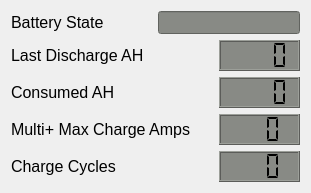
   <widget class="QWidget" name="layoutWidget">
    <property name="geometry">
     <rect>
      <x>390</x>
      <y>10</y>
      <width>291</width>
      <height>175</height>
     </rect>
    </property>
    <layout class="QGridLayout" name="gridLayout_3">
     <item row="0" column="0">
      <widget class="QLabel" name="Batt_State_Label">
       <property name="minimumSize">
        <size>
         <width>141</width>
         <height>23</height>
        </size>
       </property>
       <property name="font">
        <font>
         <pointsize>12</pointsize>
        </font>
       </property>
       <property name="text">
        <string>Battery State</string>
       </property>
       <property name="alignment">
        <set>Qt::AlignLeading|Qt::AlignLeft|Qt::AlignVCenter</set>
       </property>
      </widget>
     </item>
     <item row="0" column="1" colspan="2">
      <widget class="QLineEdit" name="Batt_State_lineEdit">
       <property name="sizePolicy">
        <sizepolicy hsizetype="Minimum" vsizetype="Fixed">
         <horstretch>0</horstretch>
         <verstretch>0</verstretch>
        </sizepolicy>
       </property>
       <property name="font">
        <font>
         <family>Monospace</family>
         <pointsize>10</pointsize>
         <weight>75</weight>
         <bold>true</bold>
        </font>
       </property>
       <property name="acceptDrops">
        <bool>true</bool>
       </property>
       <property name="autoFillBackground">
        <bool>false</bool>
       </property>
       <property name="styleSheet">
        <string notr="true">background-color: rgb(136, 138, 133);</string>
       </property>
       <property name="alignment">
        <set>Qt::AlignCenter</set>
       </property>
       <property name="readOnly">
        <bool>true</bool>
       </property>
      </widget>
     </item>
     <item row="1" column="0" colspan="2">
      <widget class="QLabel" name="Last_Discharge_Label">
       <property name="minimumSize">
        <size>
         <width>1</width>
         <height>23</height>
        </size>
       </property>
       <property name="font">
        <font>
         <pointsize>12</pointsize>
        </font>
       </property>
       <property name="text">
        <string>Last Discharge AH</string>
       </property>
       <property name="alignment">
        <set>Qt::AlignLeading|Qt::AlignLeft|Qt::AlignVCenter</set>
       </property>
      </widget>
     </item>
     <item row="1" column="2">
      <widget class="QLCDNumber" name="Last_Discharge_LCD">
       <property name="minimumSize">
        <size>
         <width>81</width>
         <height>31</height>
        </size>
       </property>
       <property name="maximumSize">
        <size>
         <width>81</width>
         <height>31</height>
        </size>
       </property>
       <property name="font">
        <font>
         <pointsize>10</pointsize>
         <weight>50</weight>
         <bold>false</bold>
        </font>
       </property>
       <property name="styleSheet">
        <string notr="true">QLCDNumber{
background-color: rgb(136, 138, 133);
}</string>
       </property>
       <property name="digitCount">
        <number>4</number>
       </property>
       <property name="segmentStyle">
        <enum>QLCDNumber::Flat</enum>
       </property>
       <property name="value" stdset="0">
        <double>0.000000000000000</double>
       </property>
      </widget>
     </item>
     <item row="2" column="0" colspan="2">
      <widget class="QLabel" name="Consumed_AH_Label">
       <property name="minimumSize">
        <size>
         <width>141</width>
         <height>23</height>
        </size>
       </property>
       <property name="font">
        <font>
         <pointsize>12</pointsize>
        </font>
       </property>
       <property name="text">
        <string>Consumed AH</string>
       </property>
       <property name="alignment">
        <set>Qt::AlignLeading|Qt::AlignLeft|Qt::AlignVCenter</set>
       </property>
      </widget>
     </item>
     <item row="2" column="2">
      <widget class="QLCDNumber" name="Consumed_AH_LCD">
       <property name="minimumSize">
        <size>
         <width>81</width>
         <height>31</height>
        </size>
       </property>
       <property name="maximumSize">
        <size>
         <width>81</width>
         <height>31</height>
        </size>
       </property>
       <property name="font">
        <font>
         <pointsize>10</pointsize>
         <weight>50</weight>
         <bold>false</bold>
        </font>
       </property>
       <property name="styleSheet">
        <string notr="true">QLCDNumber{
background-color: rgb(136, 138, 133);
}</string>
       </property>
       <property name="digitCount">
        <number>4</number>
       </property>
       <property name="segmentStyle">
        <enum>QLCDNumber::Flat</enum>
       </property>
       <property name="value" stdset="0">
        <double>0.000000000000000</double>
       </property>
      </widget>
     </item>
     <item row="3" column="0" colspan="2">
      <widget class="QLabel" name="Max_Charge_Amps_Label">
       <property name="minimumSize">
        <size>
         <width>141</width>
         <height>23</height>
        </size>
       </property>
       <property name="font">
        <font>
         <pointsize>12</pointsize>
        </font>
       </property>
       <property name="text">
        <string>Multi+ Max Charge Amps</string>
       </property>
       <property name="alignment">
        <set>Qt::AlignLeading|Qt::AlignLeft|Qt::AlignVCenter</set>
       </property>
      </widget>
     </item>
     <item row="3" column="2">
      <widget class="QLCDNumber" name="Max_Charge_Amps_LCD">
       <property name="minimumSize">
        <size>
         <width>81</width>
         <height>31</height>
        </size>
       </property>
       <property name="maximumSize">
        <size>
         <width>81</width>
         <height>31</height>
        </size>
       </property>
       <property name="font">
        <font>
         <pointsize>10</pointsize>
         <weight>50</weight>
         <bold>false</bold>
        </font>
       </property>
       <property name="styleSheet">
        <string notr="true">QLCDNumber{
background-color: rgb(136, 138, 133);
}</string>
       </property>
       <property name="digitCount">
        <number>3</number>
       </property>
       <property name="segmentStyle">
        <enum>QLCDNumber::Flat</enum>
       </property>
       <property name="value" stdset="0">
        <double>0.000000000000000</double>
       </property>
      </widget>
     </item>
     <item row="4" column="0" colspan="2">
      <widget class="QLabel" name="Charge_Cycles_Label">
       <property name="minimumSize">
        <size>
         <width>0</width>
         <height>23</height>
        </size>
       </property>
       <property name="maximumSize">
        <size>
         <width>200</width>
         <height>16777215</height>
        </size>
       </property>
       <property name="font">
        <font>
         <pointsize>12</pointsize>
        </font>
       </property>
       <property name="text">
        <string>Charge Cycles</string>
       </property>
       <property name="alignment">
        <set>Qt::AlignLeading|Qt::AlignLeft|Qt::AlignVCenter</set>
       </property>
      </widget>
     </item>
     <item row="4" column="2">
      <widget class="QLCDNumber" name="Charge_Cycles_LCD">
       <property name="minimumSize">
        <size>
         <width>81</width>
         <height>31</height>
        </size>
       </property>
       <property name="maximumSize">
        <size>
         <width>81</width>
         <height>31</height>
        </size>
       </property>
       <property name="font">
        <font>
         <pointsize>10</pointsize>
         <weight>50</weight>
         <bold>false</bold>
        </font>
       </property>
       <property name="styleSheet">
        <string notr="true">QLCDNumber{
background-color: rgb(136, 138, 133);
}</string>
       </property>
       <property name="digitCount">
        <number>3</number>
       </property>
       <property name="segmentStyle">
        <enum>QLCDNumber::Flat</enum>
       </property>
       <property name="value" stdset="0">
        <double>0.000000000000000</double>
       </property>
      </widget>
     </item>
    </layout>
   </widget>
